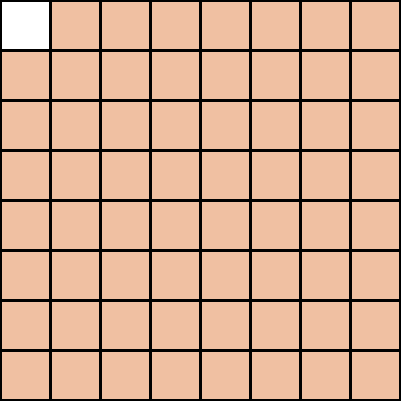
Frame 1 (no input)
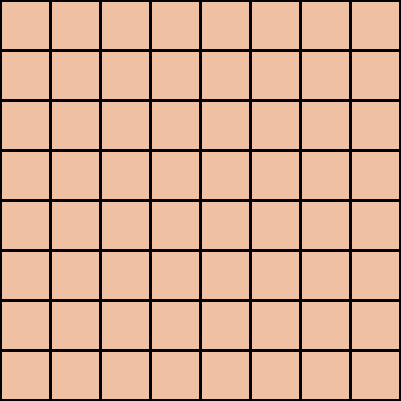
Frame 60 (the mouse pressed at the canvas centre just before this capture)
Frame 120 (the mouse held since frame 60 and released just before this capture): identical to frame 60, image omitted

The Processing sketch that drew these frames (run headless with seeded random() and noise(); from frame 60 on, the mouse is pressed at the canvas centre):

// Processing sketch: processing_51244
// ── processing_51244.pde

// SIMONE ROTH, 8 x 8 grid, PS1_4 //

void setup () {
  size (401, 401);
  smooth();
  strokeWeight(3);
}
 
 void draw () {
   for (int y = 0; y < height; y += 50) {
     for (int x = 0; x < width; x +=50) {
       rect (x, y, 50, 50);
       fill(240, 192, 162);
     }
   }
 }
 
 
 
 
